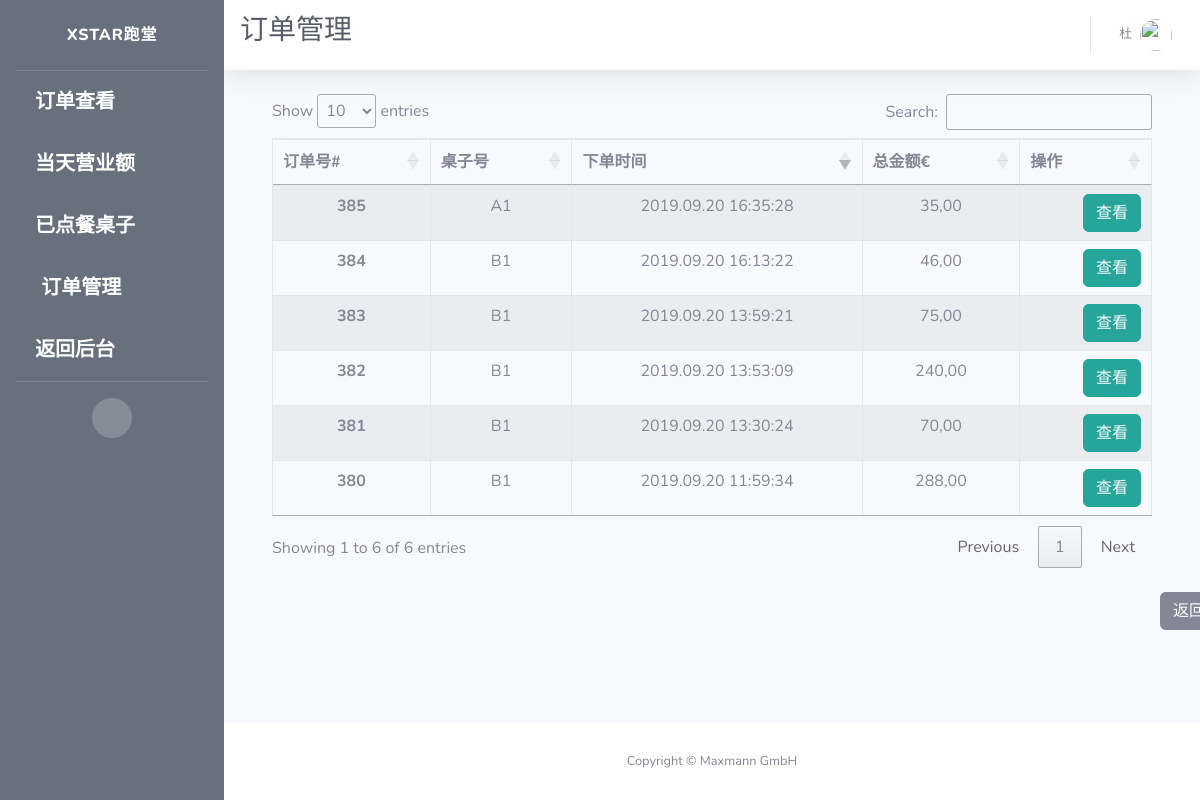
Page /alacarte/orders/manage (signed in) on the earlier database version.
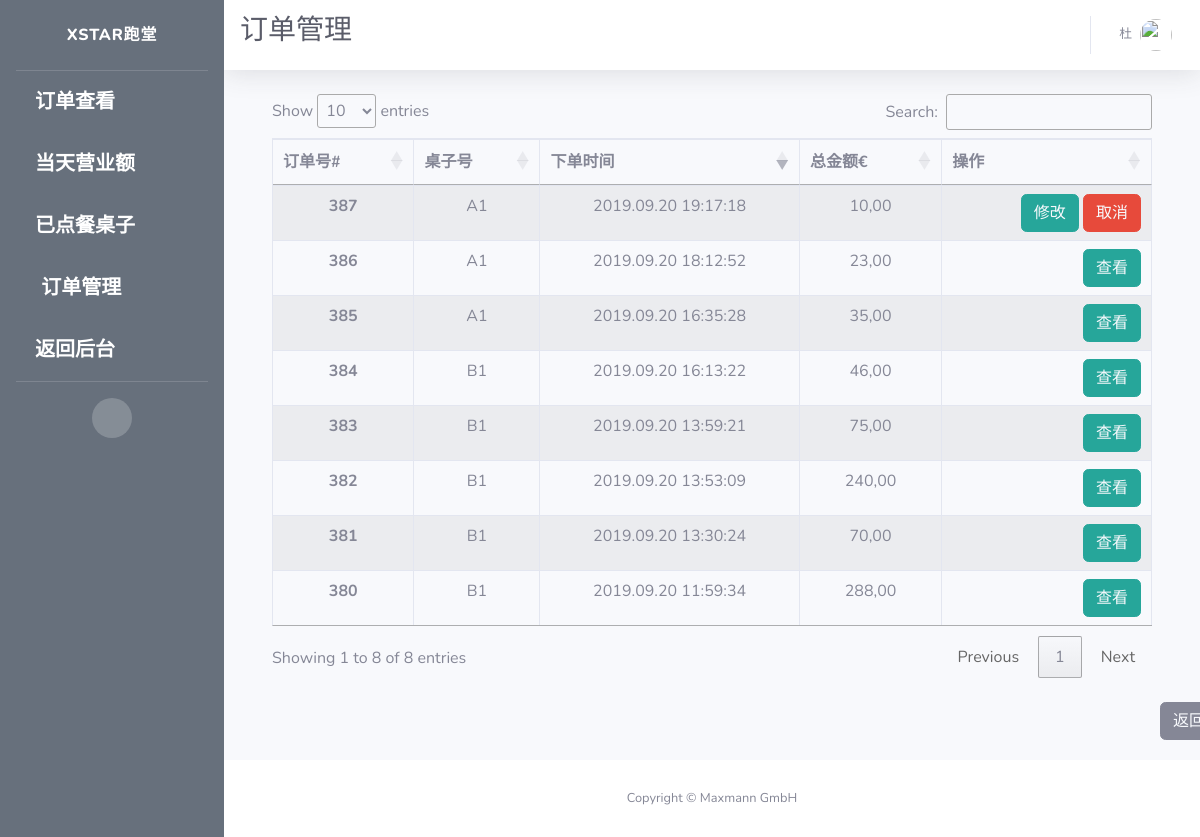
Same page on the later database version.
### app/models.py (models this page shows)
class Order(db.Model):
    id = db.Column(db.Integer, primary_key=True, unique=True, index=True)
    totalPrice = db.Column(db.Float, unique=False)
    orderNumber = db.Column(db.String(200), unique=True)
    timeCreated = db.Column(db.DateTime, default=datetime.utcnow)
    isPaid = db.Column(db.Boolean, default=False)
    isReady = db.Column(db.Boolean, default=False)
    isPickedUp = db.Column(db.Boolean, default=False)
    items = db.Column(db.String(1500))
    pay_via = db.Column(db.String(100))
    type = db.Column(db.String(100))
    container = db.Column(db.String(300))
    mealPrinted = db.Column(db.Boolean, default=False)
    printed = db.Column(db.Boolean, default=False)
    settleTime = db.Column(db.DateTime)
    settleID = db.Column(db.String(500))
    table_name = db.Column(db.String(500))
    seat_number = db.Column(db.String(500))
    isCancelled = db.Column(db.Boolean(), default=False)
    isDone = db.Column(db.Boolean())
    dishes = db.Column(db.String(1500))
    discount = db.Column(db.Float, default=0.0)
    discount_rate = db.Column(db.Float, default=0.0)
    subtype = db.Column(db.String(500))
    endTotal = db.Column(db.Float, default=totalPrice)
    section = db.Column(db.String(500))

### app/routes.py (the view)
@app.route("/alacarte/orders/manage")
def alacarte_orders_manage():
    orders = db.session.query(Order).filter(
        Order.type == "In").all()
    cur_orders = [order for order in orders if order.timeCreated.date()
                  == today]
    items = {order.id: json.loads(order.items) for order in cur_orders}
    context = dict(title="订单管理",
                   open_orders=cur_orders,
                   items=items,
                   company_name=company_info.get('company_name'),
                   referrer=request.headers.get('Referer'),
                   datetime_format=datetime_format,
                   formatter=formatter)
    return render_template("alacarte_orders_admin.html", **context)

### app/models.py (called while the page is built)
@login.user_loader
def load_user(id):
    return User.query.get(int(id))

### app/utilities.py (called while the page is built)
def formatter(number):
    if number == 0:
        number = '{:.2f}'.format(round(number, 2))
        number = number.replace(".", ",")
        return number
    number = format_decimal(round(float(number), 2), locale="de_DE")
    if len(number.split(",")) == 1:
        number = number + ",00"
        return number
    if len(number.split(",")[1]) == 1:
        number = number + "0"
        return number
    return number

### app/templates/alacarte_orders_admin.html (shortened to what this page needs)
{% extends 'waiter_admin.html' %}
{% block css %}
<link rel="stylesheet" type="text/css" href="https://cdn.datatables.net/1.10.19/css/jquery.dataTables.css">
<link rel="stylesheet" type="text/css" href="https://cdnjs.cloudflare.com/ajax/libs/twitter-bootstrap/4.1.3/css/bootstrap.css">
<link rel="stylesheet" type="text/css" href="https://cdn.datatables.net/1.10.19/css/dataTables.bootstrap4.min.css">
{% endblock %}
{% block title %}
<h1 class="h3 mb-2 text-gray-800">{{title}}</h1>
{% endblock %}
{% block content %}
<div class="container">
  <div class="row">
    <div class="col-sm-12">
      <table id="example" class="table table-striped table-bordered">
        <thead>
          <tr>
            <th scope="col">订单号#</th>
            <th scope="col">桌子号</th>
            <th scope="col">下单时间</th>
            <th scope="col">总金额€</th>
            <th scope="col">操作</th>
          </tr>
        </thead>
        <tbody>
          {% for order in open_orders %}
          <tr>
            <th scope="row">{{order.id}}</th>
            <td>{{ order.table_name }}</td>
            <td>{{ order.timeCreated.strftime(datetime_format) }}</td>
            <td>{{ formatter(order.totalPrice) }}</td>
            <td style="text-align:right">
              <span>
                <button type="button" class="btn btn-info" style="border-color:#26a69a; background-color:#26a69a;">
                  <a href={{ url_for('alacarte_order_edit', order_id=order.id) }} style="color: rgb(247, 249, 252)">
                    {{"修改" if not order.isCancelled and not order.isPaid else "查看"}}
                  </a>
                </button>
              </span>
              <span>
                {% if not order.isCancelled and not order.isPaid %}
                <button type="button" class="btn btn-danger">
                  <a href={{ url_for('cancel_alacarte_order', order_id=order.id) }} style="color: rgb(247, 249, 252)">
                    取消
                  </a>
                </button>
                {% endif %}
              </span>
            </td>
          </tr>
          {% endfor %}
        </tbody>
      </table>
    </div>
  </div>
</div>
<br>
<button type="button" class="btn btn-secondary" id="back">
  <a href={{ url_for('waiter_admin') }} style="color: rgb(247, 249, 252)">
    返回
  </a>
</button>
{% endblock %}

Differences in the rows shown:
added Order: id "386", table_name "A1", timeCreated "2019.09.20 18:12:52", totalPrice "23,00", isCancelled+isPaid "查看"
added Order: id "387", table_name "A1", timeCreated "2019.09.20 19:17:18", totalPrice "10,00", isCancelled+isPaid "修改"
Other differences:
text written by a page script: "Show entries Search: Showing 1 to 6 of 6 entries Previous 1 Next" → "Show entries Search: Showing 1 to 8 of 8 entries Previous 1 Next"
